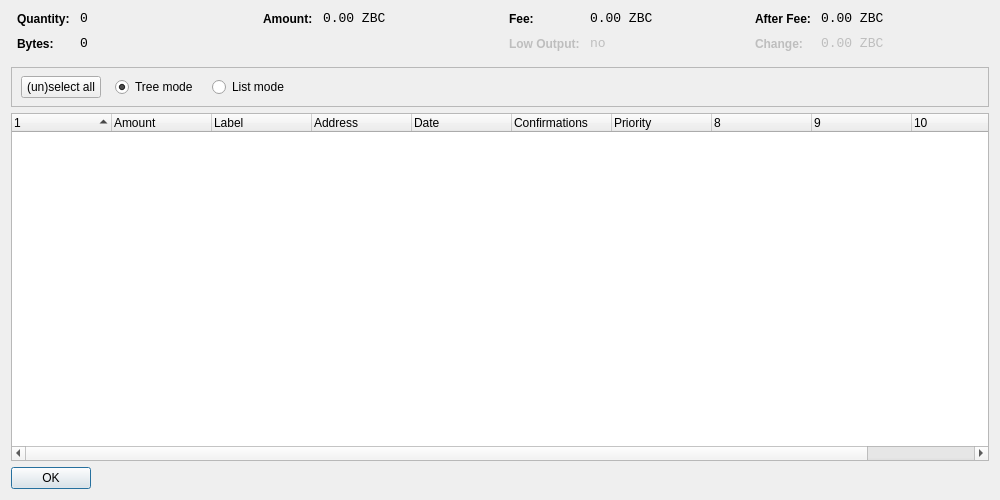
<?xml version="1.0" encoding="UTF-8"?>
<ui version="4.0">
 <class>CoinControlDialog</class>
 <widget class="QDialog" name="CoinControlDialog">
  <property name="geometry">
   <rect>
    <x>0</x>
    <y>0</y>
    <width>1000</width>
    <height>500</height>
   </rect>
  </property>
  <property name="windowTitle">
   <string>Coin Control</string>
  </property>
  <layout class="QVBoxLayout" name="verticalLayout">
   <item>
    <layout class="QHBoxLayout" name="horizontalLayoutTop" stretch="0,0,0,0">
     <property name="topMargin">
      <number>0</number>
     </property>
     <property name="bottomMargin">
      <number>10</number>
     </property>
     <item>
      <layout class="QFormLayout" name="formLayoutCoinControl1">
       <property name="horizontalSpacing">
        <number>10</number>
       </property>
       <property name="verticalSpacing">
        <number>10</number>
       </property>
       <property name="leftMargin">
        <number>6</number>
       </property>
       <property name="rightMargin">
        <number>6</number>
       </property>
       <item row="0" column="0">
        <widget class="QLabel" name="labelCoinControlQuantityText">
         <property name="styleSheet">
          <string notr="true">font-weight:bold;</string>
         </property>
         <property name="text">
          <string>Quantity:</string>
         </property>
        </widget>
       </item>
       <item row="0" column="1">
        <widget class="QLabel" name="labelCoinControlQuantity">
         <property name="font">
          <font>
           <family>Monospace</family>
           <pointsize>10</pointsize>
          </font>
         </property>
         <property name="cursor">
          <cursorShape>IBeamCursor</cursorShape>
         </property>
         <property name="contextMenuPolicy">
          <enum>Qt::ActionsContextMenu</enum>
         </property>
         <property name="text">
          <string notr="true">0</string>
         </property>
         <property name="textInteractionFlags">
          <set>Qt::LinksAccessibleByMouse|Qt::TextSelectableByKeyboard|Qt::TextSelectableByMouse</set>
         </property>
        </widget>
       </item>
       <item row="1" column="0">
        <widget class="QLabel" name="labelCoinControlBytesText">
         <property name="styleSheet">
          <string notr="true">font-weight:bold;</string>
         </property>
         <property name="text">
          <string>Bytes:</string>
         </property>
        </widget>
       </item>
       <item row="1" column="1">
        <widget class="QLabel" name="labelCoinControlBytes">
         <property name="font">
          <font>
           <family>Monospace</family>
           <pointsize>10</pointsize>
          </font>
         </property>
         <property name="cursor">
          <cursorShape>IBeamCursor</cursorShape>
         </property>
         <property name="contextMenuPolicy">
          <enum>Qt::ActionsContextMenu</enum>
         </property>
         <property name="text">
          <string notr="true">0</string>
         </property>
         <property name="textInteractionFlags">
          <set>Qt::LinksAccessibleByMouse|Qt::TextSelectableByKeyboard|Qt::TextSelectableByMouse</set>
         </property>
        </widget>
       </item>
      </layout>
     </item>
     <item>
      <layout class="QFormLayout" name="formLayoutCoinControl2">
       <property name="horizontalSpacing">
        <number>10</number>
       </property>
       <property name="verticalSpacing">
        <number>10</number>
       </property>
       <property name="leftMargin">
        <number>6</number>
       </property>
       <property name="rightMargin">
        <number>6</number>
       </property>
       <item row="0" column="0">
        <widget class="QLabel" name="labelCoinControlAmountText">
         <property name="styleSheet">
          <string notr="true">font-weight:bold;</string>
         </property>
         <property name="text">
          <string>Amount:</string>
         </property>
        </widget>
       </item>
       <item row="0" column="1">
        <widget class="QLabel" name="labelCoinControlAmount">
         <property name="font">
          <font>
           <family>Monospace</family>
           <pointsize>10</pointsize>
          </font>
         </property>
         <property name="cursor">
          <cursorShape>IBeamCursor</cursorShape>
         </property>
         <property name="contextMenuPolicy">
          <enum>Qt::ActionsContextMenu</enum>
         </property>
         <property name="text">
          <string notr="true">0.00 ZBC</string>
         </property>
         <property name="textInteractionFlags">
          <set>Qt::LinksAccessibleByMouse|Qt::TextSelectableByKeyboard|Qt::TextSelectableByMouse</set>
         </property>
        </widget>
       </item>
      </layout>
     </item>
     <item>
      <layout class="QFormLayout" name="formLayoutCoinControl3">
       <property name="horizontalSpacing">
        <number>10</number>
       </property>
       <property name="verticalSpacing">
        <number>10</number>
       </property>
       <property name="leftMargin">
        <number>6</number>
       </property>
       <property name="rightMargin">
        <number>6</number>
       </property>
       <item row="0" column="0">
        <widget class="QLabel" name="labelCoinControlFeeText">
         <property name="styleSheet">
          <string notr="true">font-weight:bold;</string>
         </property>
         <property name="text">
          <string>Fee:</string>
         </property>
        </widget>
       </item>
       <item row="0" column="1">
        <widget class="QLabel" name="labelCoinControlFee">
         <property name="font">
          <font>
           <family>Monospace</family>
           <pointsize>10</pointsize>
          </font>
         </property>
         <property name="cursor">
          <cursorShape>IBeamCursor</cursorShape>
         </property>
         <property name="contextMenuPolicy">
          <enum>Qt::ActionsContextMenu</enum>
         </property>
         <property name="text">
          <string notr="true">0.00 ZBC</string>
         </property>
         <property name="textInteractionFlags">
          <set>Qt::LinksAccessibleByMouse|Qt::TextSelectableByKeyboard|Qt::TextSelectableByMouse</set>
         </property>
        </widget>
       </item>
       <item row="1" column="0">
        <widget class="QLabel" name="labelCoinControlLowOutputText">
         <property name="enabled">
          <bool>false</bool>
         </property>
         <property name="styleSheet">
          <string notr="true">font-weight:bold;</string>
         </property>
         <property name="text">
          <string>Low Output:</string>
         </property>
        </widget>
       </item>
       <item row="1" column="1">
        <widget class="QLabel" name="labelCoinControlLowOutput">
         <property name="enabled">
          <bool>false</bool>
         </property>
         <property name="font">
          <font>
           <family>Monospace</family>
           <pointsize>10</pointsize>
          </font>
         </property>
         <property name="cursor">
          <cursorShape>IBeamCursor</cursorShape>
         </property>
         <property name="contextMenuPolicy">
          <enum>Qt::ActionsContextMenu</enum>
         </property>
         <property name="text">
          <string notr="true">no</string>
         </property>
         <property name="textInteractionFlags">
          <set>Qt::LinksAccessibleByMouse|Qt::TextSelectableByKeyboard|Qt::TextSelectableByMouse</set>
         </property>
        </widget>
       </item>
      </layout>
     </item>
     <item>
      <layout class="QFormLayout" name="formLayoutCoinControl4">
       <property name="horizontalSpacing">
        <number>10</number>
       </property>
       <property name="verticalSpacing">
        <number>10</number>
       </property>
       <property name="leftMargin">
        <number>6</number>
       </property>
       <property name="rightMargin">
        <number>6</number>
       </property>
       <item row="0" column="0">
        <widget class="QLabel" name="labelCoinControlAfterFeeText">
         <property name="styleSheet">
          <string notr="true">font-weight:bold;</string>
         </property>
         <property name="text">
          <string>After Fee:</string>
         </property>
        </widget>
       </item>
       <item row="0" column="1">
        <widget class="QLabel" name="labelCoinControlAfterFee">
         <property name="font">
          <font>
           <family>Monospace</family>
           <pointsize>10</pointsize>
          </font>
         </property>
         <property name="cursor">
          <cursorShape>IBeamCursor</cursorShape>
         </property>
         <property name="contextMenuPolicy">
          <enum>Qt::ActionsContextMenu</enum>
         </property>
         <property name="text">
          <string notr="true">0.00 ZBC</string>
         </property>
         <property name="textInteractionFlags">
          <set>Qt::LinksAccessibleByMouse|Qt::TextSelectableByKeyboard|Qt::TextSelectableByMouse</set>
         </property>
        </widget>
       </item>
       <item row="1" column="0">
        <widget class="QLabel" name="labelCoinControlChangeText">
         <property name="enabled">
          <bool>false</bool>
         </property>
         <property name="styleSheet">
          <string notr="true">font-weight:bold;</string>
         </property>
         <property name="text">
          <string>Change:</string>
         </property>
        </widget>
       </item>
       <item row="1" column="1">
        <widget class="QLabel" name="labelCoinControlChange">
         <property name="enabled">
          <bool>false</bool>
         </property>
         <property name="font">
          <font>
           <family>Monospace</family>
           <pointsize>10</pointsize>
          </font>
         </property>
         <property name="cursor">
          <cursorShape>IBeamCursor</cursorShape>
         </property>
         <property name="contextMenuPolicy">
          <enum>Qt::ActionsContextMenu</enum>
         </property>
         <property name="text">
          <string notr="true">0.00 ZBC</string>
         </property>
         <property name="textInteractionFlags">
          <set>Qt::LinksAccessibleByMouse|Qt::TextSelectableByKeyboard|Qt::TextSelectableByMouse</set>
         </property>
        </widget>
       </item>
      </layout>
     </item>
    </layout>
   </item>
   <item>
    <widget class="QFrame" name="frame">
     <property name="minimumSize">
      <size>
       <width>0</width>
       <height>40</height>
      </size>
     </property>
     <property name="frameShape">
      <enum>QFrame::StyledPanel</enum>
     </property>
     <property name="frameShadow">
      <enum>QFrame::Sunken</enum>
     </property>
     <widget class="QWidget" name="horizontalLayoutWidget">
      <property name="geometry">
       <rect>
        <x>10</x>
        <y>0</y>
        <width>781</width>
        <height>41</height>
       </rect>
      </property>
      <layout class="QHBoxLayout" name="horizontalLayoutPanel" stretch="0,0,0,0,0">
       <property name="spacing">
        <number>14</number>
       </property>
       <item>
        <widget class="QPushButton" name="pushButtonSelectAll">
         <property name="sizePolicy">
          <sizepolicy hsizetype="Maximum" vsizetype="Fixed">
           <horstretch>0</horstretch>
           <verstretch>0</verstretch>
          </sizepolicy>
         </property>
         <property name="text">
          <string>(un)select all</string>
         </property>
        </widget>
       </item>
       <item>
        <widget class="QRadioButton" name="radioTreeMode">
         <property name="sizePolicy">
          <sizepolicy hsizetype="Maximum" vsizetype="Fixed">
           <horstretch>0</horstretch>
           <verstretch>0</verstretch>
          </sizepolicy>
         </property>
         <property name="text">
          <string>Tree mode</string>
         </property>
         <property name="checked">
          <bool>true</bool>
         </property>
        </widget>
       </item>
       <item>
        <widget class="QRadioButton" name="radioListMode">
         <property name="sizePolicy">
          <sizepolicy hsizetype="Maximum" vsizetype="Fixed">
           <horstretch>0</horstretch>
           <verstretch>0</verstretch>
          </sizepolicy>
         </property>
         <property name="text">
          <string>List mode</string>
         </property>
        </widget>
       </item>
       <item>
        <spacer name="horizontalSpacer">
         <property name="orientation">
          <enum>Qt::Horizontal</enum>
         </property>
         <property name="sizeHint" stdset="0">
          <size>
           <width>40</width>
           <height>20</height>
          </size>
         </property>
        </spacer>
       </item>
      </layout>
     </widget>
    </widget>
   </item>
   <item>
    <widget class="CoinControlTreeWidget" name="treeWidget">
     <property name="contextMenuPolicy">
      <enum>Qt::CustomContextMenu</enum>
     </property>
     <property name="sortingEnabled">
      <bool>false</bool>
     </property>
     <property name="columnCount">
      <number>11</number>
     </property>
     <attribute name="headerShowSortIndicator" stdset="0">
      <bool>true</bool>
     </attribute>
     <attribute name="headerStretchLastSection">
      <bool>false</bool>
     </attribute>
     <column>
      <property name="text">
       <string/>
      </property>
     </column>
     <column>
      <property name="text">
       <string>Amount</string>
      </property>
     </column>
     <column>
      <property name="text">
       <string>Label</string>
      </property>
     </column>
     <column>
      <property name="text">
       <string>Address</string>
      </property>
     </column>
     <column>
      <property name="text">
       <string>Date</string>
      </property>
     </column>
     <column>
      <property name="text">
       <string>Confirmations</string>
      </property>
      <property name="toolTip">
       <string>Confirmed</string>
      </property>
     </column>
     <column>
      <property name="text">
       <string>Priority</string>
      </property>
     </column>
     <column>
      <property name="text">
       <string/>
      </property>
     </column>
     <column>
      <property name="text">
       <string/>
      </property>
     </column>
     <column>
      <property name="text">
       <string/>
      </property>
     </column>
     <column>
      <property name="text">
       <string/>
      </property>
     </column>
    </widget>
   </item>
   <item>
    <widget class="QDialogButtonBox" name="buttonBox">
     <property name="sizePolicy">
      <sizepolicy hsizetype="Maximum" vsizetype="Fixed">
       <horstretch>0</horstretch>
       <verstretch>0</verstretch>
      </sizepolicy>
     </property>
     <property name="orientation">
      <enum>Qt::Horizontal</enum>
     </property>
     <property name="standardButtons">
      <set>QDialogButtonBox::Ok</set>
     </property>
    </widget>
   </item>
  </layout>
 </widget>
 <customwidgets>
  <customwidget>
   <class>CoinControlTreeWidget</class>
   <extends>QTreeWidget</extends>
   <header>coincontroltreewidget.h</header>
  </customwidget>
 </customwidgets>
 <resources/>
 <connections/>
</ui>
